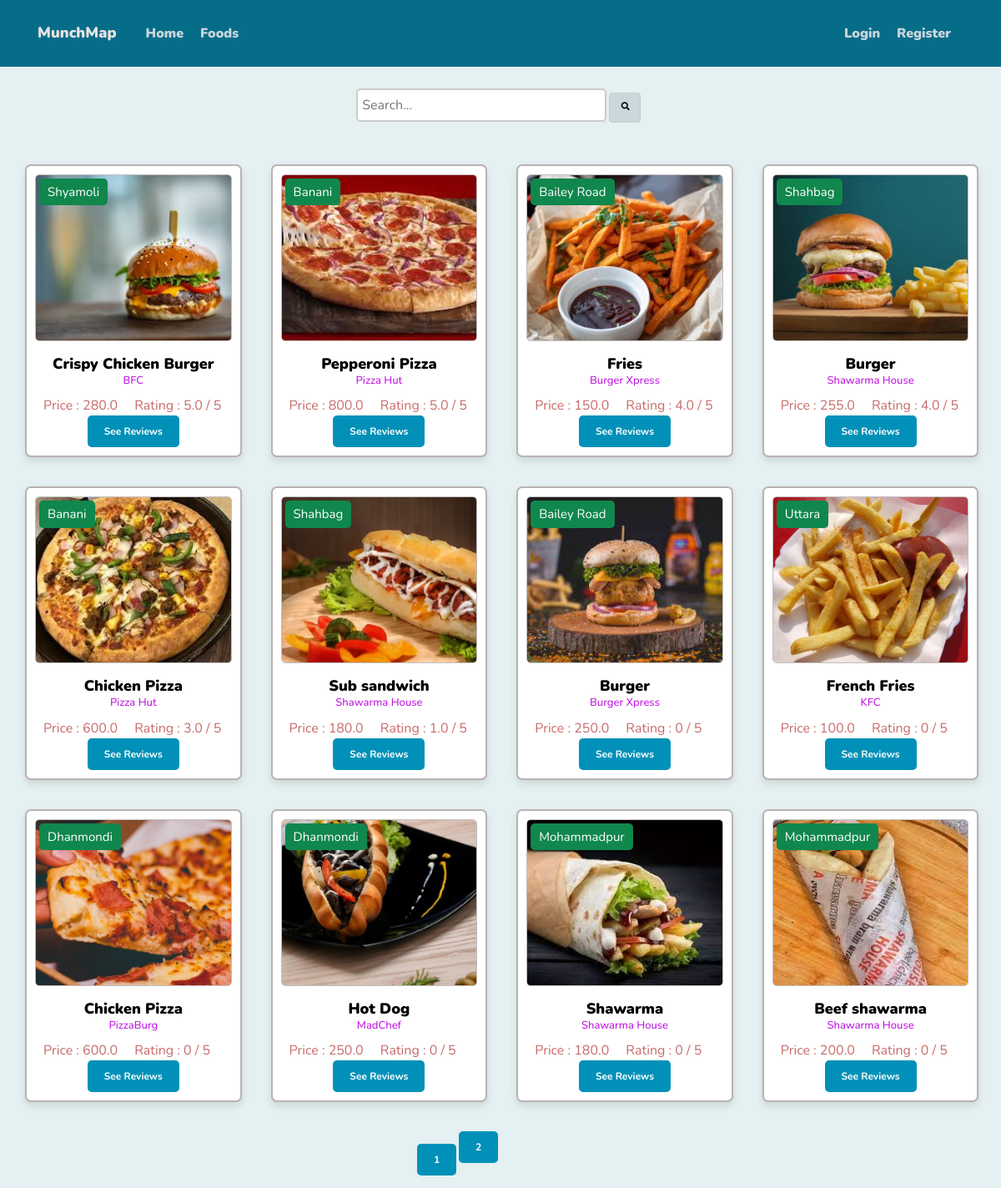
The page /home2 on the database as committed earlier.
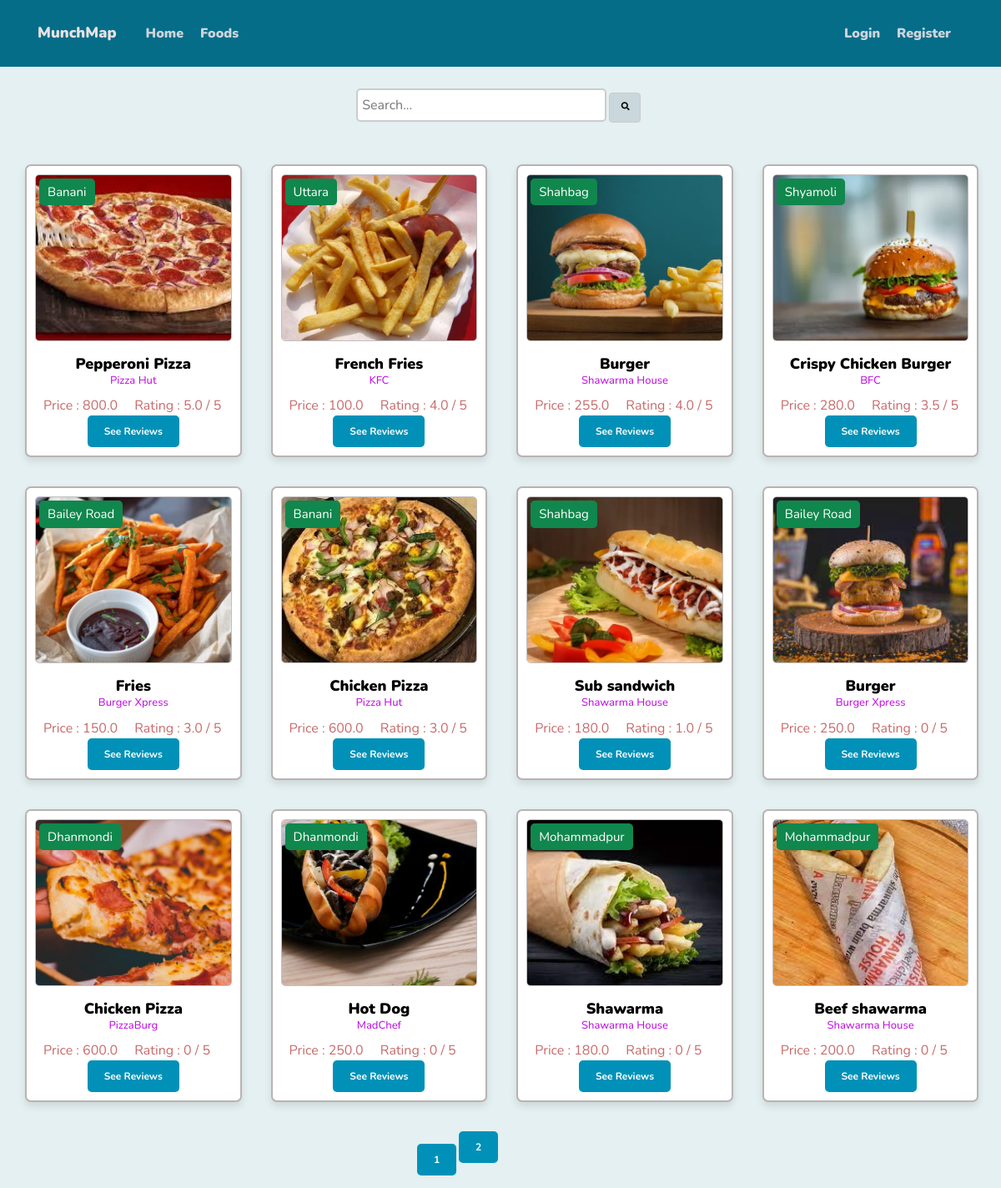
The same page on the database as committed later.
### website/models.py (models this page shows, shortened)
class Food(db.Model):
    id = db.Column(db.Integer, primary_key=True)
    name = db.Column(db.String(100), nullable=False)
    restaurant_id = db.Column(db.Integer, db.ForeignKey(
        'restaurant.id'), nullable=False)
    image_file = db.Column(db.String(20), nullable=False,
                           default='default.jpg')
    rating = db.Column(db.Float, default=0.0)
    description = db.Column(db.Text, nullable=False, default='No description')
    reviews = db.relationship('FoodReview', backref='review_for', lazy=True)
    rating_count = db.Column(db.Float, nullable=False, default=0.0)
    total_rating = db.Column(db.Float, nullable=False, default=0.0)
    rating = db.Column(db.Float, nullable=False, default=0.0)
    price = db.Column(db.Float, nullable=False, default=0.0)

class Restaurant(db.Model):
    id = db.Column(db.Integer, primary_key=True)
    name = db.Column(db.String(100), nullable=False)
    owner_id = db.Column(db.Integer, db.ForeignKey('user.id'), nullable=False)
    image_file = db.Column(db.String(20), nullable=False,
                           default='default.jpg')
    location = db.Column(db.String(100), nullable=False)
    description = db.Column(db.Text, nullable=False, default='No description')
    detail_location = db.Column(db.Text)
    rating = db.Column(db.Float, default=0.0)
    foods = db.relationship('Food', backref='belong_to', lazy=True)
    reviews = db.relationship(
        'RestaurantReview', backref='review_for', lazy=True)
    rating_count = db.Column(db.Float, nullable=False, default=0.0)
    total_rating = db.Column(db.Float, nullable=False, default=0.0)
    ratign = db.Column(db.Float, nullable=False, default=0.0)

### website/main/routes.py (the view)
@main.route("/home2")
def home2():
    page = request.args.get('page', 1, type=int)
    foods = Food.query.order_by(
        Food.rating.desc()).paginate(page=page, per_page=12)
    return render_template('home2.html', foods=foods)

### website/templates/home2.html (shortened to what this page needs)
<!DOCTYPE html>
<html>
  <head>
    <link
      rel="stylesheet"
      href="https://maxcdn.bootstrapcdn.com/bootstrap/4.0.0/css/bootstrap.min.css"
    />
    <link
      rel="stylesheet"
      href="https://cdnjs.cloudflare.com/ajax/libs/font-awesome/5.15.3/css/all.min.css"
    />
    <link
      rel="stylesheet"
      type="text/css"
      href="{{ url_for('static', filename='home.css') }}"
    />
  </head>
  <body>
    <header class="site-header">
      <nav class="navbar navbar-expand-md navbar-dark bg-steel fixed-top">
        <div class="container">
          <h1><a class="navbar-brand mr-8" href="/">MunchMap</a></h1>
          <div class="collapse navbar-collapse" id="navbarToggle">
            <div class="navbar-nav mr-auto">
              <a class="nav-item nav-link" href="{{ url_for('main.home') }}"
                >Home</a
              >
              <a class="nav-item nav-link" href="{{ url_for('main.home2') }}"
                >Foods</a
              >
            </div>
            <div class="navbar-nav">
              {% if current_user.is_authenticated %}
              <a
                class="nav-item nav-link"
                href="{{ url_for('restaurants.new_restaurant') }}"
                >Create Restaurant</a
              >
              <a class="nav-item nav-link" href="{{ url_for('users.account') }}"
                >{{ current_user.username }}</a
              >
              <a class="nav-item nav-link" href="{{ url_for('users.logout') }}"
                >Logout</a
              >
              {% else %}
              <a class="nav-item nav-link" href="{{ url_for('users.login') }}"
                >Login</a
              >
              <a
                class="nav-item nav-link"
                href="{{ url_for('users.register') }}"
                >Register</a
              >
              {% endif %}
            </div>
          </div>
        </div>
      </nav>
      <div class="row">
        <div class="col-md-10">
        </div>
      </div>
      <div class="search-container">
        <form action="/search_food" method="GET">
          <input
            type="text"
            class="search-input"
            name="search"
            placeholder="Search..."
          />
          <button type="submit" class="search-button">
            <i class="fas fa-search"></i>
          </button>
        </form>
      </div>
    </header>
    <div class="box-container">
      {% for food in foods.items %}
      <div class="box">
        <button class="location-tag">{{ food.belong_to.location }}</button>
        <a href="{{ url_for('foods.food', food_id = food.id ) }}">
          <img
            src="{{ url_for('static', filename='profile_pics/' + food.image_file) }}"
            alt=""
          />
        </a>
        <h3>
          <a
            href="{{ url_for('foods.food', food_id = food.id ) }}"
            style="text-decoration: none"
            >{{ food.name }}
          </a>
          <p style="font-size: small; color: rgb(193, 23, 227)">
            {{ food.belong_to.name }}
          </p>
        </h3>
        <div class="text" style="font-size: medium; display: flex">
          <div class="text2" style="margin-right: 20px; margin-left: 10px">
            Price : {{food.price}}
          </div>
          <div>
            {% if food.rating_count > 0 %} Rating : {{
            (food.total_rating/food.rating_count) | round(1) }} / 5 {% else %}
            Rating : 0 / 5 {% endif %}
          </div>
        </div>
        <a href="{{ url_for('foods.food', food_id = food.id ) }}" class="btn">
          See Reviews
        </a>
      </div>
      {% endfor %}
    </div>
    {% for page_num in foods.iter_pages(left_edge=1, right_edge=1,
    left_current=1, right_current=2) %} {% if page_num %} {% if foods.page ==
    page_num %}
    <a
      class="btn btn-info mb-4"
      style="margin-left: 500px; margin-top: 30px; margin-bottom: 80px"
      href="{{ url_for('main.home2', page=page_num) }}"
      >{{ page_num }}</a
    >
    {% else %}
    <a
      class="btn btn-outline-info mb-4"
      href="{{ url_for('main.home2', page=page_num) }}"
      >{{ page_num }}</a
    >
    {% endif %} {% else %} ... {% endif %} {% endfor %}
  </body>
</html>

### website/static/home.css (style rules this page uses)
* { font-family: "Nunito", sans-serif; margin: 0; padding: 0; box-sizing: border-box; outline: none; border: none; text-decoration: none; transition: all 0.2s linear; }
html { font-size: 62.5%; overflow-x: hidden; scroll-behavior: smooth; scroll-padding-top: 6rem; }
body { background: #dfeeefd7; color: #c86a6a; margin-top: 10rem; }
h1, h2, h3, h4, h5, h6 { color: #444444; }
a { color: black; font-size: large; font-weight: 1000; }
.bg-steel { background-color: #066d89; height: 80px; position: absolute; transition: transform 0.3s ease; top: 0; left: 0; width: 100%; }
.site-header .navbar-nav .nav-link { color: #cbd5db; font-size: medium; margin-right: 10px; }
.site-header .navbar-brand { color: rgb(232, 226, 226); font-size: large; margin-right: 30px; border: #1f2223; }
.box-container { margin-top: 50px; margin-left: 10px; margin-right: 10px; display: flex; flex-wrap: wrap; gap: 1.5rem; }
.box-container .box { margin-left: 20px; margin-bottom: 20px; padding: 10px; background: #fff; box-shadow: 0 0.5rem 1rem rgba(0, 0, 0, 0.1); border: 0.2rem solid rgba(26, 1, 1, 0.3); border-radius: 0.7rem; text-align: center; position: relative; min-width: calc(22%); max-width: calc(22%); max-height: 360px; }
.box-container .box img { border: 1px solid rgb(194, 190, 190); height: 20rem; object-fit: cover; width: 100%; border-radius: 0.5rem; transition: transform 0.5s ease; }
.box-container .box button.location-tag { position: absolute; top: 1.5rem; left: 1.5rem; background: #10874d; color: #fff; font-size: 1.5rem; padding: 0.5rem 1rem; border-radius: 0.5rem; cursor: pointer; z-index: 1; }
.box-container .box h3 { color: #333; font-size: 2.5rem; padding-top: 1rem; transition: transform 0.3s ease; }
.btn { display: inline-block; padding: 10px 20px; font-size: 12px; font-weight: bold; text-align: center; text-decoration: none; border-radius: 5px; border: none; background-color: #0191b8; color: #ffffff; cursor: pointer; transition: background-color 0.3s ease; }
.search-container { display: flex; justify-content: center; align-items: center; margin-right: 5px; }
.search-input { width: 300px; height: 40px; padding: 5px; margin-top: 5px; border: 1px solid #ccc; border-width: 2px; border-radius: 5px; font-size: medium; }
.search-button { justify-content: center; background: #cad7dc; border: 1px solid #ccc; border-width: 1px; border-radius: 4px; cursor: pointer; padding-left: 2px; height: 36px; width: 38px; }

Rows that differ between the two databases and show on the page:
shown differently, row unchanged: Food "Pepperoni Pizza": moves up the list
changed Food "French Fries": (food.total_rating/food.rating_count)|round(1) (not shown) → "4.0"; rating_count "Rating : 0 / 5" → "Rating : / 5"; moves up the list
shown differently, row unchanged: Food (number 3 of 12 on the later page): moves up the list
changed Food "Crispy Chicken Burger": (food.total_rating/food.rating_count)|round(1) "5.0" → "3.5"
changed Food "Fries": (food.total_rating/food.rating_count)|round(1) "4.0" → "3.0"
